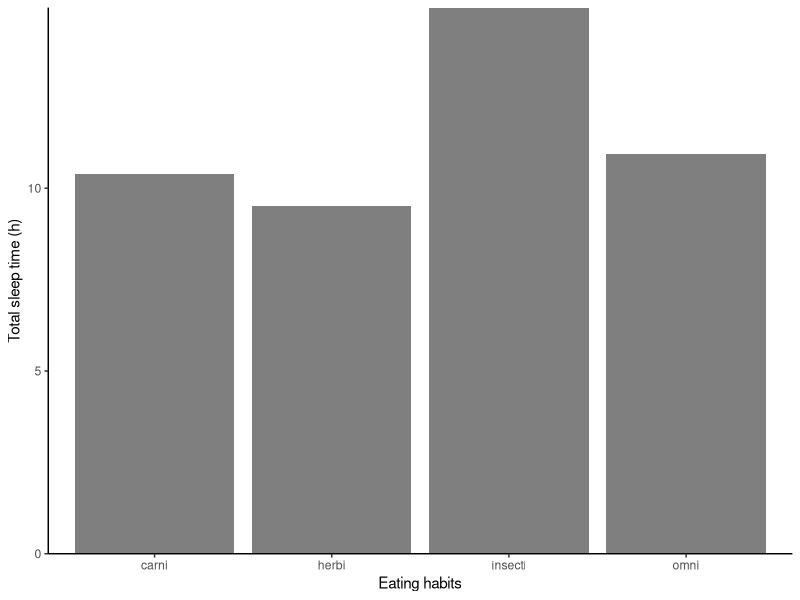
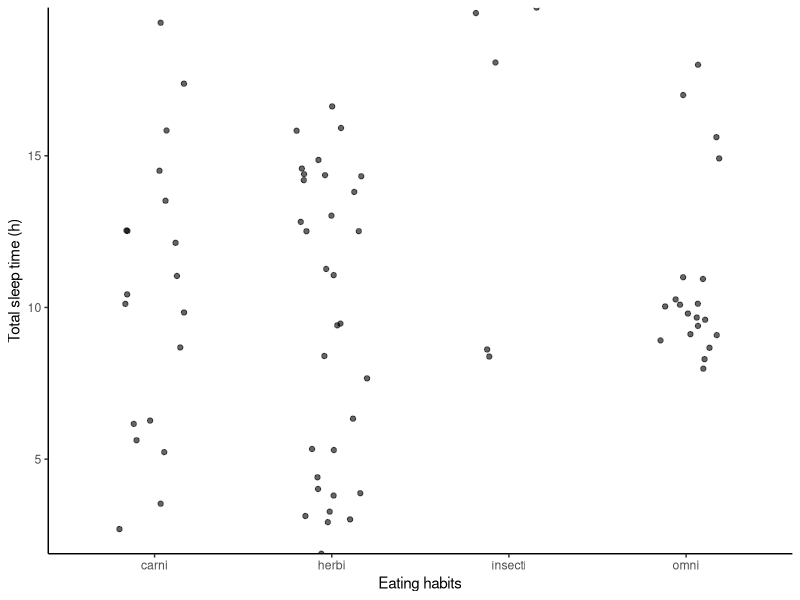
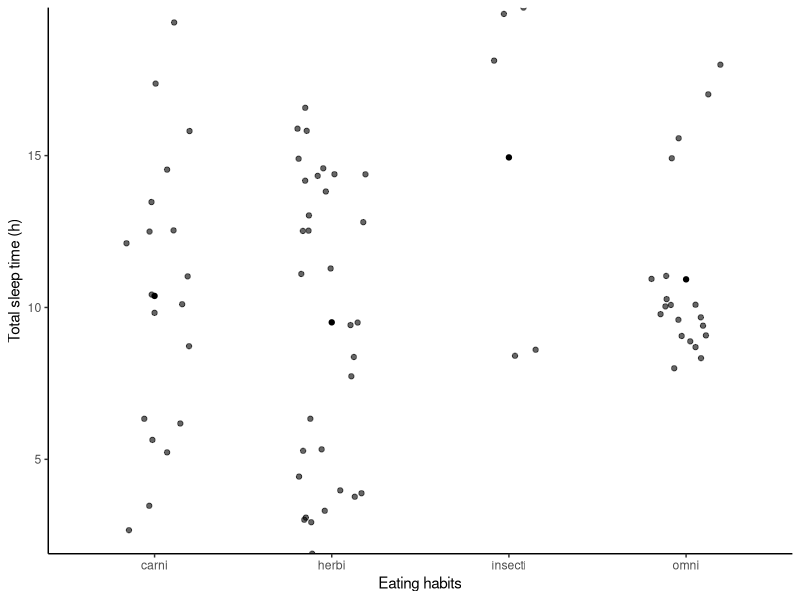
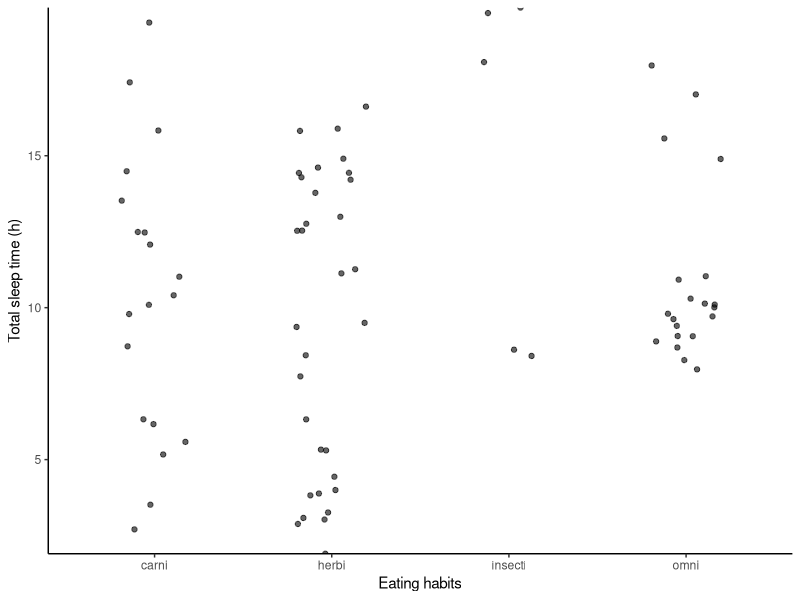
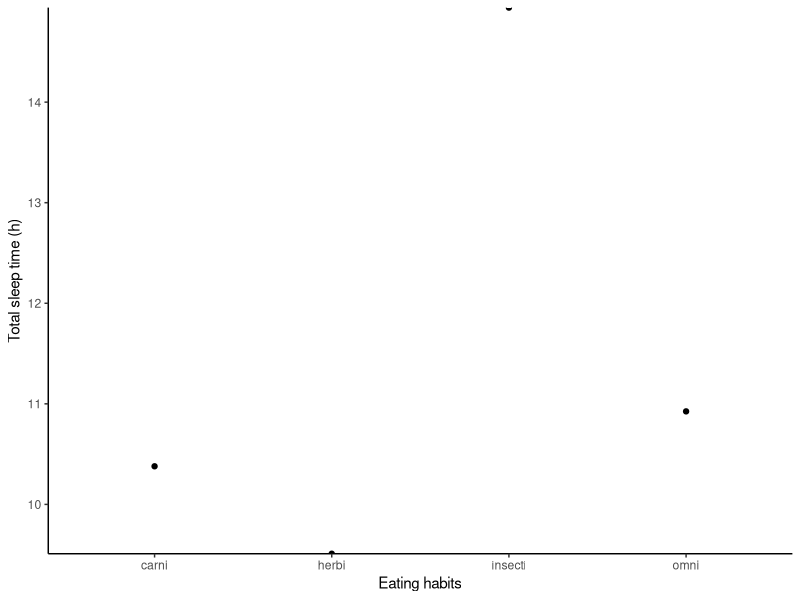
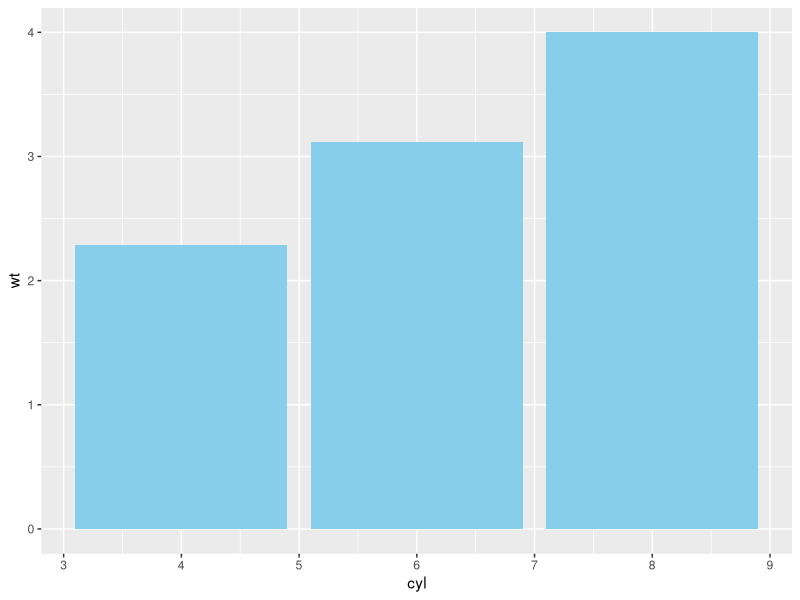
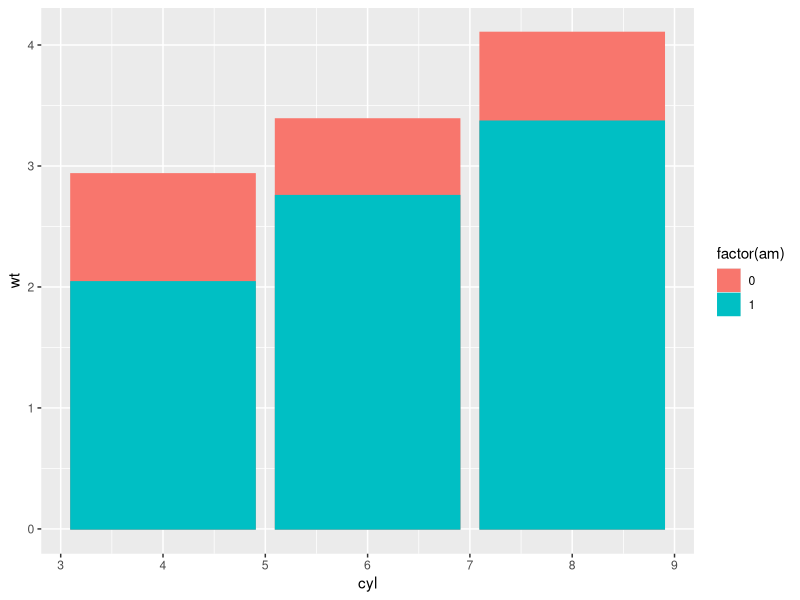
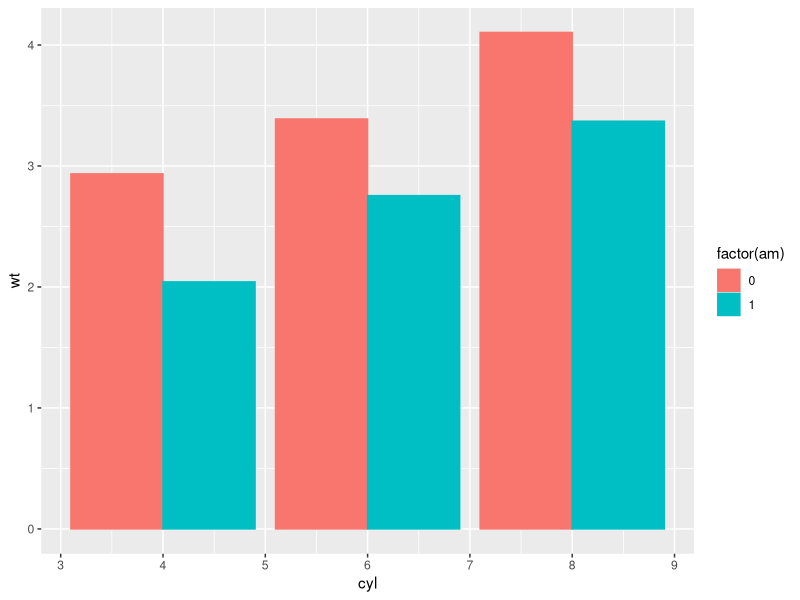

Here is the R script that generated these plots, in order:
## ---- chunk 1
knitr::opts_chunk$set(echo = TRUE)
## ---- chunk 2
library("ggplot2")

# Mammalian sleep
data(msleep)
sleep <- na.omit(msleep[,c("vore", "name", "sleep_total")])
str(sleep)

# Dynamite plot
d <- ggplot(sleep, aes(vore, sleep_total)) +
  scale_y_continuous("Total sleep time (h)",  expand = c(0, 0)) +
  scale_x_discrete("Eating habits") +
  theme_classic()

d +
  stat_summary(fun.y = mean, geom = "bar", fill = "grey50") +
  stat_summary(fun.data = mean_sdl, mult = 1, geom = "errorbar", width = 0.2)

## ---- chunk 3
d + geom_point(alpha = 0.6, position = position_jitter(width = 0.2))

# error bar
d +
   geom_point(alpha = 0.6, position = position_jitter(width = 0.2)) +
   stat_summary(fun.y = mean, geom = "point", fill = "red") +
   stat_summary(fun.data = mean_sdl, mult = 1, geom = "errorbar", width = 0.2, col = "red")

# pointrange
d +
  geom_point(alpha = 0.6, position = position_jitter(width = 0.2)) +
  stat_summary(fun.data = mean_sdl, mult = 1, width = 0.2, col = "red")

# Without data points
d +
  stat_summary(fun.y = mean, geom = "point") +
  stat_summary(fun.data = mean_sdl, mult = 1, geom = "errorbar", width = 0.2)

## ---- chunk 4
# Base layers
m <- ggplot(mtcars, aes(x = cyl, y = wt))

# Draw dynamite plot
m +
  stat_summary(fun.y = mean, geom = "bar", fill = "skyblue") +
  stat_summary(fun.data = mean_sdl, fun.args = list(mult = 1), geom = "errorbar", width = 0.1)
## ---- chunk 5
# Base layers
m <- ggplot(mtcars, aes(x = cyl,y = wt, col = factor(am), fill = factor(am)))

# Plot 1: Draw dynamite plot
m +
  stat_summary(fun.y = mean, geom = "bar") +
  stat_summary(fun.data = mean_sdl, fun.args = list(mult = 1), geom = "errorbar", width = 0.1)

# Plot 2: Set position dodge in each stat function
m +
  stat_summary(fun.y = mean, geom = "bar", position = "dodge") +
  stat_summary(fun.data = mean_sdl, fun.args = list(mult = 1), 
               geom = "errorbar", width = 0.1, position = "dodge")

# Set your dodge posn manually
posn.d <- position_dodge(0.9)

# Plot 3: Redraw dynamite plot
m +
  stat_summary(fun.y = mean, geom = "bar", position = posn.d) +
  stat_summary(fun.data = mean_sdl, fun.args = list(mult = 1), geom = "errorbar", width = 0.1, position = posn.d)
## ---- chunk 6
library(dplyr)
mtcars1 <- mtcars[,c("cyl","wt")]
mtcars.cyl <- mtcars1 %>% group_by(cyl) %>% summarise(wt.avg = mean(wt), sd = sd(wt), n = n()) %>% mutate(prop = n/sum(n))


# Base layers
m <- ggplot(mtcars.cyl, aes(x = cyl, y = wt.avg))

# Plot 1: Draw bar plot with geom_bar
m + geom_bar(stat = "identity", fill = "skyblue")

# Plot 2: Draw bar plot with geom_col
m + geom_col(fill = "skyblue")

# Plot 3: geom_col with variable widths.
m + geom_col(fill = "skyblue", width = mtcars.cyl$prop)
 
# Plot 4: Add error bars
m + geom_col(fill = "skyblue", width = mtcars.cyl$prop) +
  geom_errorbar(aes(ymin = wt.avg - sd, ymax = wt.avg + sd), width = 0.1)
## ---- chunk 7
ggplot(mtcars, aes(x = factor(1), fill = factor(cyl))) +
  geom_bar(width = 1)

ggplot(mtcars, aes(x = factor(1), fill = factor(cyl))) +
  geom_bar(width = 1) +
  coord_polar(theta = "y")

## ---- chunk 8
# Bar chart
ggplot(mtcars, aes(x = cyl, fill = factor(am))) +
  geom_bar(position = "fill")

# Convert bar chart to pie chart
ggplot(mtcars, aes(x = factor(1), fill = factor(am))) +
  geom_bar(position = "fill") +
  facet_grid(. ~ cyl) + # Facets
  coord_polar(theta = "y") + # Coordinates
  theme_void() # theme
  
## ---- chunk 9
# Parallel coordinates plot using GGally
# install.packages("GGally")
library("GGally")

# All columns except am
group_by_am <- 9
my_names_am <- (1:11)[-group_by_am]

# Basic parallel plot - each variable plotted as a z-score transformation
ggparcoord(mtcars, my_names_am, groupColumn = group_by_am, alpha = 0.8)
## ---- chunk 10
mtcars2 <- mtcars[,c("mpg","disp","drat","wt","qsec")]
GGally::ggpairs(mtcars2)
## ---- chunk 11
library(lattice)
library(tidyr)
library(tidyverse)
head(barley)
barley.s <- barley %>% spread(year,yield)
head(barley.s)
## ---- chunk 12
library("RColorBrewer")
# Create color palette
myColors <- brewer.pal(9, "Reds")

# Build the heat map from scratch
ggplot(barley, aes(x = year, y = variety, fill = yield)) +
  geom_tile() + # Geom layer
  facet_wrap( ~ site, ncol = 1) + # Facet layer
  scale_fill_gradientn(colors = myColors) # Adjust colors
## ---- chunk 13
# The heat map we want to replace
# Don't remove, it's here to help you!
myColors <- brewer.pal(9, "Reds")
ggplot(barley, aes(x = year, y = variety, fill = yield)) +
  geom_tile() +
  facet_wrap( ~ site, ncol = 1) +
  scale_fill_gradientn(colors = myColors)

# Line plot; set the aes, geom and facet
ggplot(barley, aes(x = year, y = yield, col = variety, group = variety)) +
  geom_line() +
  facet_wrap(~ site, nrow = 1)


## ---- chunk 14
# Create overlapping ribbon plot from scratch

ggplot(barley, aes(x = year, y = yield, col = site, group = site, fill = site)) +
  geom_line() +
  stat_summary(fun.y = mean, geom = "line") +
  stat_summary(fun.data = mean_sdl, fun.args = list(mult = 1),geom = "ribbon", col = NA, alpha = 0.1)
